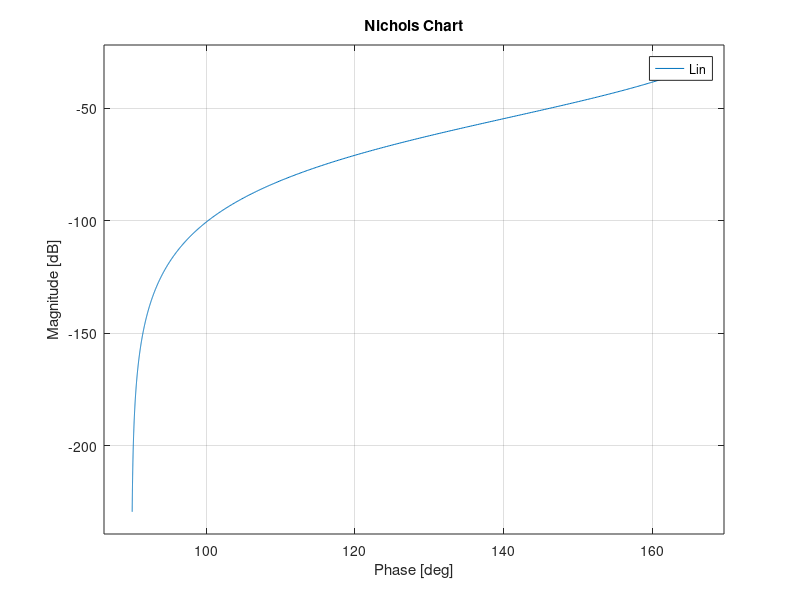

This figure's MATLAB source: (Note: this script raises an error after producing the figure.)
s=tf('s');
Gp=-1/(0.1*s^2+12.5*s);
pole(Gp);
Kp=-1/12.5;
Gs=5;
Ga=3;
Gd=1;
Gr=1;
Da0=222*10^-2;
as=5*10^-3;

wsm=2500;
Kd=1;

Gf=1/(Kd*Gs);

MTHF=10^(-4)*Gs/as;
MTHFdb=20*log10(MTHF);

wh=wsm*10^(MTHFdb/40);

tr=0.05;
ts5=0.1;
alpha=0.05;

smor=sqrt(log(0.08)^2/(pi^2+log(0.08)^2));
Tp=1/(2*smor*sqrt(1-smor^2));
Tpdb=20*log10(Tp);
Sp=2*smor*sqrt(2+4*smor^2+2*sqrt(1+8*smor^2))/(sqrt(1+8*smor^2)+4*smor^2-1);
Spdb=20*log10(Sp);
wcMIN1=(pi-acos(smor))*sqrt(sqrt(1+4*smor^4)-2*smor^2)/(sqrt(1-smor^2))/tr;
wcMIN2=-log(alpha)*sqrt(sqrt(1+4*smor^4)-2*smor^2)/smor/ts5;

Kc=-10^(40.99/20);
Gc=Kc/s;

Lin=minreal(zpk(Gc*Ga*Gs*Gf*Gp));



figure(1)
nichols(Lin)
hold on

figure(1)
myngridst(Tp,Sp)
hold on

wnormz=100;
wcdes=50;
z=wcdes/wnormz;
Rz=1+s/z;

wnorm=30;
zd=wcdes/wnorm;
md=1;
Rd=(1+s/zd)/(1+s/(md*zd));

Gc=Gc*Rz*Rd;

Lin=minreal(zpk(Gc*Ga*Gp*Gs*Gf));

figure(1)
nichols(Lin)
hold on

T=Lin/(1+Lin);
time=[0:0.05/100:0.15];

figure(2)
step(T/(Gs*Gf),time)
hold on


